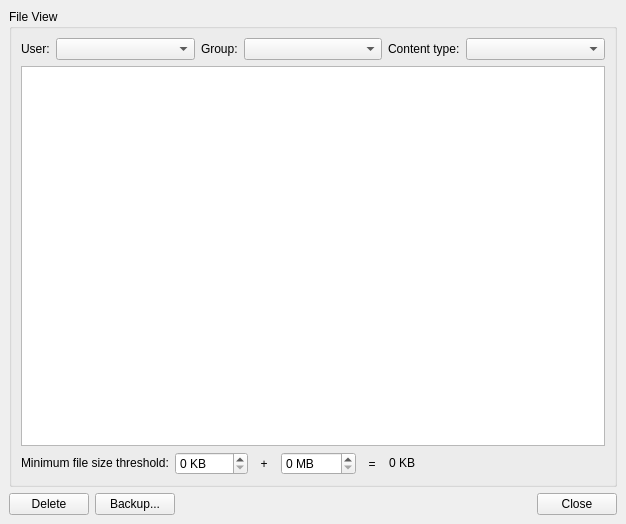
<ui version="4.0" >
 <class>FileManagerWdg</class>
 <widget class="QWidget" name="FileManagerWdg" >
  <property name="geometry" >
   <rect>
    <x>0</x>
    <y>0</y>
    <width>626</width>
    <height>524</height>
   </rect>
  </property>
  <property name="windowTitle" >
   <string>Form</string>
  </property>
  <layout class="QGridLayout" >
   <property name="margin" >
    <number>9</number>
   </property>
   <property name="spacing" >
    <number>6</number>
   </property>
   <item row="0" column="0" colspan="4" >
    <widget class="QGroupBox" name="groupBox" >
     <property name="title" >
      <string>File View</string>
     </property>
     <layout class="QGridLayout" >
      <property name="margin" >
       <number>9</number>
      </property>
      <property name="spacing" >
       <number>6</number>
      </property>
      <item row="2" column="1" >
       <spacer>
        <property name="orientation" >
         <enum>Qt::Horizontal</enum>
        </property>
        <property name="sizeHint" >
         <size>
          <width>221</width>
          <height>20</height>
         </size>
        </property>
       </spacer>
      </item>
      <item row="2" column="0" >
       <layout class="QHBoxLayout" >
        <property name="margin" >
         <number>0</number>
        </property>
        <property name="spacing" >
         <number>6</number>
        </property>
        <item>
         <widget class="QLabel" name="label_4" >
          <property name="sizePolicy" >
           <sizepolicy>
            <hsizetype>5</hsizetype>
            <vsizetype>0</vsizetype>
            <horstretch>0</horstretch>
            <verstretch>0</verstretch>
           </sizepolicy>
          </property>
          <property name="text" >
           <string>Minimum file size threshold:</string>
          </property>
         </widget>
        </item>
        <item>
         <widget class="QSpinBox" name="sbx_kb_minsize" >
          <property name="suffix" >
           <string> KB</string>
          </property>
          <property name="maximum" >
           <number>1023</number>
          </property>
         </widget>
        </item>
        <item>
         <widget class="QLabel" name="label_5" >
          <property name="text" >
           <string>  +  </string>
          </property>
         </widget>
        </item>
        <item>
         <widget class="QSpinBox" name="sbx_mb_minsize" >
          <property name="suffix" >
           <string> MB</string>
          </property>
          <property name="maximum" >
           <number>1023</number>
          </property>
         </widget>
        </item>
        <item>
         <widget class="QLabel" name="label_6" >
          <property name="text" >
           <string>  =  </string>
          </property>
         </widget>
        </item>
        <item>
         <widget class="QLabel" name="lbl_minsize_threshold" >
          <property name="sizePolicy" >
           <sizepolicy>
            <hsizetype>5</hsizetype>
            <vsizetype>0</vsizetype>
            <horstretch>0</horstretch>
            <verstretch>0</verstretch>
           </sizepolicy>
          </property>
          <property name="text" >
           <string>0 KB</string>
          </property>
         </widget>
        </item>
       </layout>
      </item>
      <item row="0" column="0" colspan="2" >
       <layout class="QHBoxLayout" >
        <property name="margin" >
         <number>0</number>
        </property>
        <property name="spacing" >
         <number>6</number>
        </property>
        <item>
         <widget class="QLabel" name="label" >
          <property name="sizePolicy" >
           <sizepolicy>
            <hsizetype>0</hsizetype>
            <vsizetype>5</vsizetype>
            <horstretch>0</horstretch>
            <verstretch>0</verstretch>
           </sizepolicy>
          </property>
          <property name="text" >
           <string>User:</string>
          </property>
         </widget>
        </item>
        <item>
         <widget class="QComboBox" name="cmb_userfilter" />
        </item>
        <item>
         <widget class="QLabel" name="label_2" >
          <property name="sizePolicy" >
           <sizepolicy>
            <hsizetype>0</hsizetype>
            <vsizetype>5</vsizetype>
            <horstretch>0</horstretch>
            <verstretch>0</verstretch>
           </sizepolicy>
          </property>
          <property name="text" >
           <string>Group:</string>
          </property>
         </widget>
        </item>
        <item>
         <widget class="QComboBox" name="cmb_groupfilter" />
        </item>
        <item>
         <widget class="QLabel" name="label_3" >
          <property name="sizePolicy" >
           <sizepolicy>
            <hsizetype>0</hsizetype>
            <vsizetype>5</vsizetype>
            <horstretch>0</horstretch>
            <verstretch>0</verstretch>
           </sizepolicy>
          </property>
          <property name="text" >
           <string>Content type:</string>
          </property>
         </widget>
        </item>
        <item>
         <widget class="QComboBox" name="cmb_contenttypefilter" />
        </item>
       </layout>
      </item>
      <item row="1" column="0" colspan="2" >
       <widget class="EnhancedTreeView" name="trv_files" >
        <property name="sizePolicy" >
         <sizepolicy>
          <hsizetype>13</hsizetype>
          <vsizetype>7</vsizetype>
          <horstretch>0</horstretch>
          <verstretch>0</verstretch>
         </sizepolicy>
        </property>
        <property name="alternatingRowColors" >
         <bool>true</bool>
        </property>
        <property name="selectionMode" >
         <enum>QAbstractItemView::ExtendedSelection</enum>
        </property>
        <property name="rootIsDecorated" >
         <bool>false</bool>
        </property>
       </widget>
      </item>
     </layout>
    </widget>
   </item>
   <item row="1" column="2" >
    <spacer>
     <property name="orientation" >
      <enum>Qt::Horizontal</enum>
     </property>
     <property name="sizeHint" >
      <size>
       <width>421</width>
       <height>20</height>
      </size>
     </property>
    </spacer>
   </item>
   <item row="1" column="3" >
    <widget class="QPushButton" name="btn_close" >
     <property name="text" >
      <string>Close</string>
     </property>
    </widget>
   </item>
   <item row="1" column="1" >
    <widget class="QPushButton" name="btn_backup" >
     <property name="text" >
      <string>Backup...</string>
     </property>
    </widget>
   </item>
   <item row="1" column="0" >
    <widget class="QPushButton" name="btn_delete" >
     <property name="text" >
      <string>Delete</string>
     </property>
    </widget>
   </item>
  </layout>
 </widget>
 <customwidgets>
  <customwidget>
   <class>EnhancedTreeView</class>
   <extends>QTreeView</extends>
   <header>pyqtui4/enhancedtreeview.h</header>
  </customwidget>
 </customwidgets>
 <resources/>
 <connections/>
</ui>
